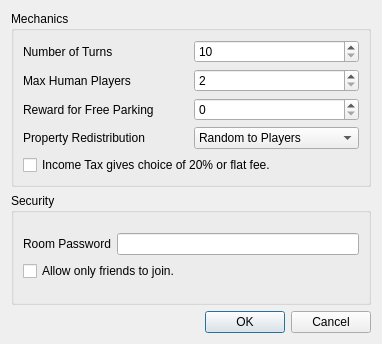
<?xml version="1.0" encoding="UTF-8"?>
<ui version="4.0">
 <class>RulesDialog</class>
 <widget class="QDialog" name="RulesDialog">
  <property name="geometry">
   <rect>
    <x>0</x>
    <y>0</y>
    <width>382</width>
    <height>344</height>
   </rect>
  </property>
  <property name="windowTitle">
   <string>Room Settings</string>
  </property>
  <property name="modal">
   <bool>true</bool>
  </property>
  <layout class="QVBoxLayout" name="verticalLayout_4">
   <item>
    <widget class="QGroupBox" name="groupBox_2">
     <property name="title">
      <string>Mechanics</string>
     </property>
     <layout class="QVBoxLayout" name="verticalLayout_3">
      <item>
       <layout class="QGridLayout" name="gridLayout">
        <item row="0" column="0">
         <widget class="QLabel" name="label">
          <property name="text">
           <string>Number of Turns</string>
          </property>
         </widget>
        </item>
        <item row="0" column="1">
         <widget class="QSpinBox" name="turnBox">
          <property name="minimum">
           <number>10</number>
          </property>
          <property name="maximum">
           <number>100</number>
          </property>
         </widget>
        </item>
        <item row="1" column="0">
         <widget class="QLabel" name="label_2">
          <property name="text">
           <string>Max Human Players</string>
          </property>
         </widget>
        </item>
        <item row="1" column="1">
         <widget class="QSpinBox" name="humanPlayerBox">
          <property name="minimum">
           <number>2</number>
          </property>
          <property name="maximum">
           <number>4</number>
          </property>
         </widget>
        </item>
        <item row="2" column="0">
         <widget class="QLabel" name="label_4">
          <property name="text">
           <string>Reward for Free Parking</string>
          </property>
         </widget>
        </item>
        <item row="2" column="1">
         <widget class="QSpinBox" name="freeParkMoneyCB"/>
        </item>
        <item row="3" column="0">
         <widget class="QLabel" name="label_5">
          <property name="text">
           <string>Property Redistribution</string>
          </property>
         </widget>
        </item>
        <item row="3" column="1">
         <widget class="QComboBox" name="propRedistCB">
          <item>
           <property name="text">
            <string>Random to Players</string>
           </property>
          </item>
          <item>
           <property name="text">
            <string>Return to Bank</string>
           </property>
          </item>
         </widget>
        </item>
       </layout>
      </item>
      <item>
       <layout class="QVBoxLayout" name="verticalLayout_2">
        <item>
         <widget class="QCheckBox" name="incomeTaxCB">
          <property name="toolTip">
           <string>Leave this unchecked to force the player to pay $200 for landing on Income Tax.</string>
          </property>
          <property name="text">
           <string>Income Tax gives choice of 20% or flat fee.</string>
          </property>
         </widget>
        </item>
       </layout>
      </item>
     </layout>
    </widget>
   </item>
   <item>
    <widget class="QGroupBox" name="groupBox">
     <property name="title">
      <string>Security</string>
     </property>
     <layout class="QVBoxLayout" name="verticalLayout">
      <item>
       <layout class="QGridLayout" name="gridLayout_2">
        <item row="0" column="0">
         <widget class="QLabel" name="label_3">
          <property name="text">
           <string>Room Password</string>
          </property>
         </widget>
        </item>
        <item row="0" column="1">
         <widget class="QLineEdit" name="passwordEdit">
          <property name="echoMode">
           <enum>QLineEdit::Password</enum>
          </property>
         </widget>
        </item>
        <item row="1" column="0" colspan="2">
         <widget class="QCheckBox" name="friendsOnlyCB">
          <property name="text">
           <string>Allow only friends to join.</string>
          </property>
         </widget>
        </item>
       </layout>
      </item>
     </layout>
    </widget>
   </item>
   <item>
    <widget class="QDialogButtonBox" name="buttonBox">
     <property name="orientation">
      <enum>Qt::Horizontal</enum>
     </property>
     <property name="standardButtons">
      <set>QDialogButtonBox::Cancel|QDialogButtonBox::Ok</set>
     </property>
    </widget>
   </item>
  </layout>
 </widget>
 <resources/>
 <connections>
  <connection>
   <sender>buttonBox</sender>
   <signal>accepted()</signal>
   <receiver>RulesDialog</receiver>
   <slot>accept()</slot>
   <hints>
    <hint type="sourcelabel">
     <x>248</x>
     <y>254</y>
    </hint>
    <hint type="destinationlabel">
     <x>157</x>
     <y>274</y>
    </hint>
   </hints>
  </connection>
  <connection>
   <sender>buttonBox</sender>
   <signal>rejected()</signal>
   <receiver>RulesDialog</receiver>
   <slot>reject()</slot>
   <hints>
    <hint type="sourcelabel">
     <x>316</x>
     <y>260</y>
    </hint>
    <hint type="destinationlabel">
     <x>286</x>
     <y>274</y>
    </hint>
   </hints>
  </connection>
 </connections>
</ui>
